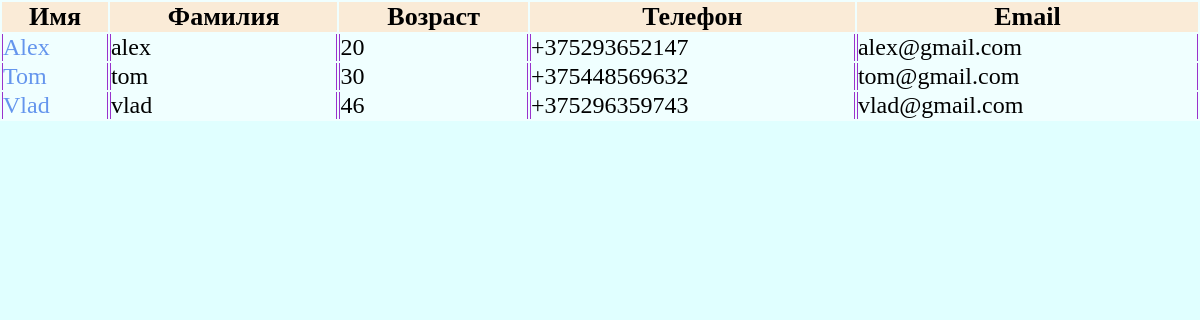
/users/, run on the app's committed database.
### users/models.py (models this page shows)
class User(models.Model):
    first_name = models.CharField(max_length=20)
    last_name = models.CharField(max_length=20)
    age = models.IntegerField()
    phone_number = models.CharField(max_length=20)
    email = models.CharField(max_length=20)

### users/views.py (the view)
# urls.py: path('', views.list_users, name='home'),
def list_users(request: HttpRequest) -> HttpResponse:
    return render(request, 'users/list_users.html', {'users': User.objects.all()})

### users/templates/users/list_users.html (shortened to what this page needs)
<!DOCTYPE html>
<html lang="en">
<head>
</head>
<body>
    <table>
        <thead>
        <tr>
            <th>Имя</th>
            <th>Фамилия</th>
            <th>Возраст</th>
            <th>Телефон</th>
            <th>Email</th>
        </tr>
        </thead>
        <tbody>
            {% for user in users %}
                <tr>
                    <td><a href="">{{ user.first_name }}</a></td>
                    <td>{{ user.last_name }}</td>
                    <td>{{ user.age }}</td>
                    <td>{{ user.phone_number }}</td>
                    <td>{{ user.email }}</td>
                </tr>
            {% endfor %}
        </tbody>
    </table>
</body>
</html>

### users/templates/users/list_users.html (style rules this page uses)
* { margin: 0; padding: 0; box-sizing: border-box; }
body { background-color: lightcyan; }
table { width: 100%; background-color: azure; }
thead { background-color: antiquewhite; font-size: 26px; text-align: center; }
tbody { font-size: 24px; }
tbody tr td { border-right: 1px solid darkorchid; border-left: 1px solid darkorchid; padding: 0; margin: 0; }
a { text-decoration: none; color: cornflowerblue; text-align: center; }

### data on the page
User: first_name "Alex", last_name "alex", age "20", phone_number "+375293652147", email "alex@gmail.com"
User: first_name "Tom", last_name "tom", age "30", phone_number "+375448569632", email "tom@gmail.com"
User: first_name "Vlad", last_name "vlad", age "46", phone_number "+375296359743", email "vlad@gmail.com"
